Frame 1 (no input): blank canvas, image omitted
Frame 60 (the mouse pressed at the canvas centre just before this capture): blank canvas, image omitted
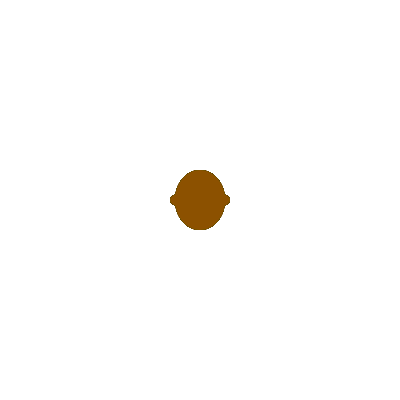
Frame 120 (the mouse held since frame 60 and released just before this capture)

The Processing sketch whose frames 1 and 60 were blank and that drew this single picture after the mouse press (run headless with seeded random() and noise(); from frame 60 on, the mouse is pressed at the canvas centre):

// Processing sketch: processing_53551
// ── processing_53551.pde

// Simone Roth - Problem Set 2 question 2 // 

void setup() {
  size(400,400);
  background(255);
  smooth();
}
void draw() {
  if (mousePressed) { 
    brush(mouseX, mouseY);
    
  }
}

void brush(int x, int y) {     
  noStroke();
  fill(random (200), random (128), 0 );
  ellipse(mouseX, mouseY, 50, 60);
  ellipse(mouseX, mouseY, 60, 20); 
}
